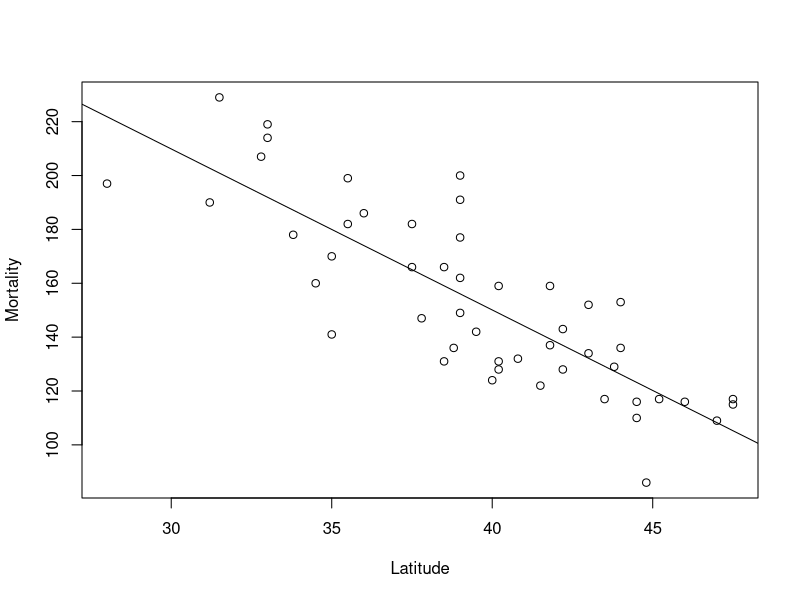
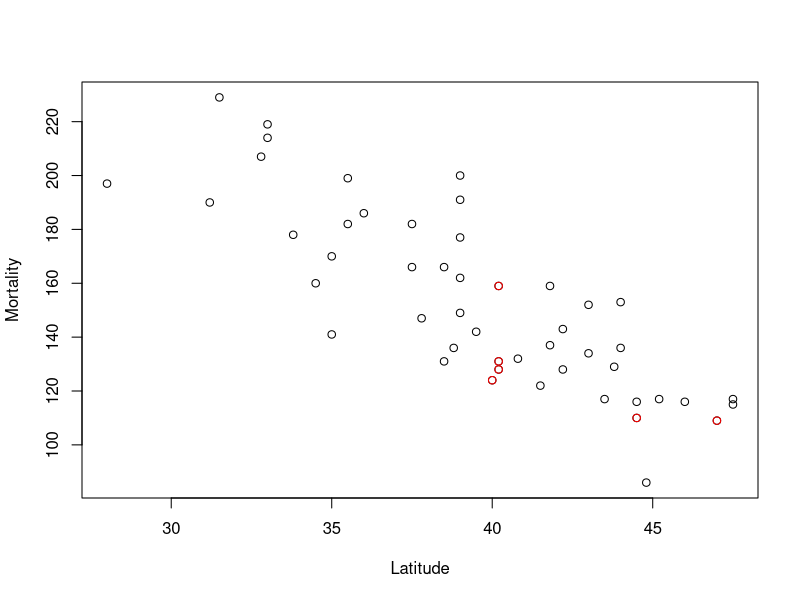

Generate these figures, in order, with R: (Note: this script raises an error after producing the figures.)
## ---- chunk 1
#| message: false
library(tidyverse)
library(mice)
## ---- chunk 2
full.data <- read.csv("skin-cancer.csv", header = TRUE)
## ---- chunk 3
full_model <- lm(Mort ~ Lat, data = full.data)
plot(Mort ~ Lat, data = full.data, ylab = "Mortality", xlab = "Latitude")
abline(full_model)
summary(full_model)
## ---- chunk 4
amputed_data <- ampute(full.data, prop = 0.9, patterns = data.frame(Lat = 1, Mor = 0))
str(amputed_data)
# Take the counts and map to the proportion (average0 
colMeans(is.na(amputed_data$amp))
# Let's plot the data and visualise which data points were amputed. 
plot(Mort ~ Lat, data = full.data, ylab = "Mortality", xlab = "Latitude")
# Method 1:
amp <- amputed_data[["amp"]]
with(amputed_data$amp, points(Lat, Mort, col = "red"))

## ---- chunk 5
# Can fit another lm, with Latitude as the response and Mortality as the predictor 
# fill in (impute) the missing values 
missing_lat_model <- lm(Lat ~ Mort, data = amp)
# Use predict.lm to predict the missing latitudes
missing_latitudes <- is.na(amp[["Lat"]])
newdat <- amp[missing_latitudes, ]
predicted_latitudes <- predict(missing_lat_model, newdata = newdat)
imputed_dat <- amp
imputed_dat[missing_latitudes, 2] <- predicted_latitudes
imputed_dat |> head()
## ---- chunk 6
complete_model_on_amp <- lm(Mort ~ Lat, data = amp) 
summary(complete_model_on_amp)
# Plot this looking at full data and initial model using all data
# against filtered data and complete case regression on amputed. 
plot()
## ---- chunk 7
# Estimate the sigma (or sigma^2) from the simple linear regression on the amputed data. 
sigma <- 
# plug in to rnorm
# n_imp <- the number of imputed values
unexplained_variation <- rnorm() # n = n_imp, sd = sigma_estimate above. 

